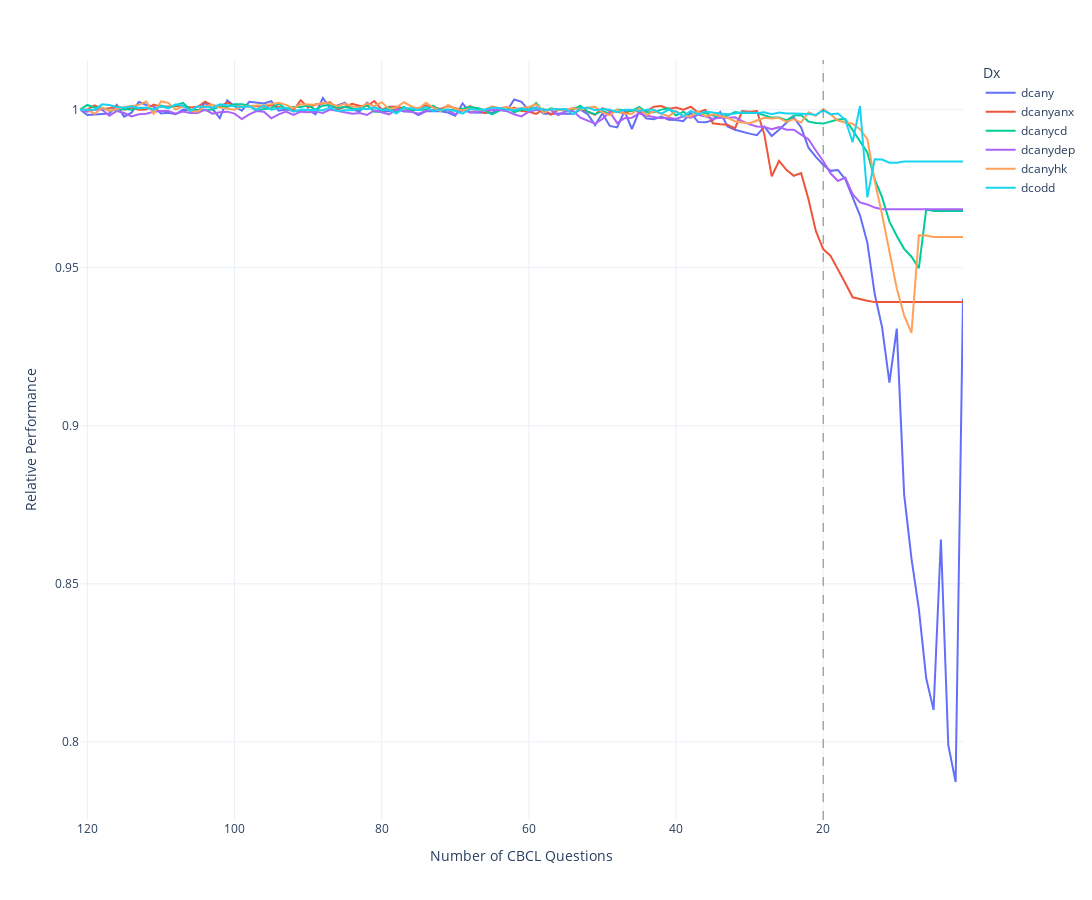

The cell this chart's notebook holds for it:
### Code cell
tmpdf = melted_normalized_summaries.groupby(['Dx', 'Number of CBCL Questions'])['Performance'].median().reset_index()
tmpdf.rename(columns={'Performance': 'Relative Performance'}, inplace=True)

fig = px.line(tmpdf, x='Number of CBCL Questions',y='Relative Performance', color='Dx',
              width=1620, height=900, template='plotly_white')

fig.update_layout(xaxis={'autorange':'reversed'})
fig.add_vline(x=NQ, line_width=1, line_dash="dash", line_color="gray")

fig.show()
fig.write_image('../../data/relative_performance.png')
